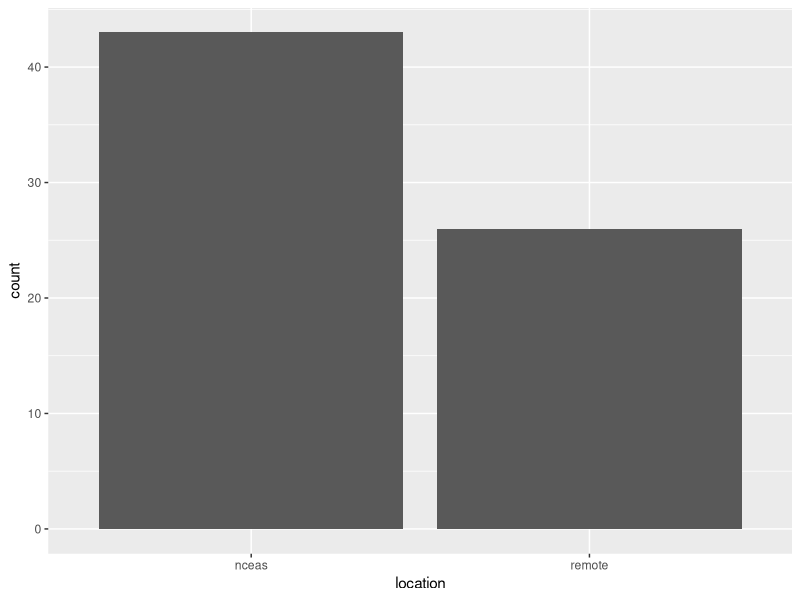
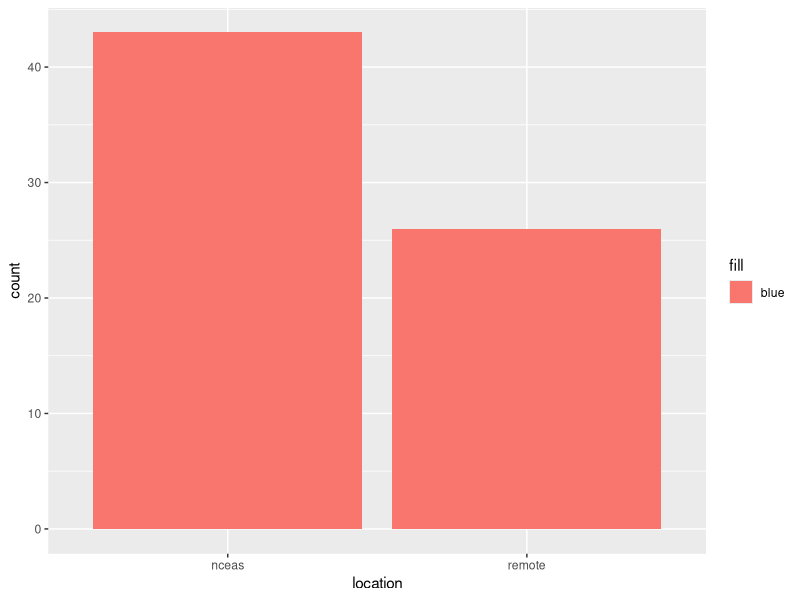
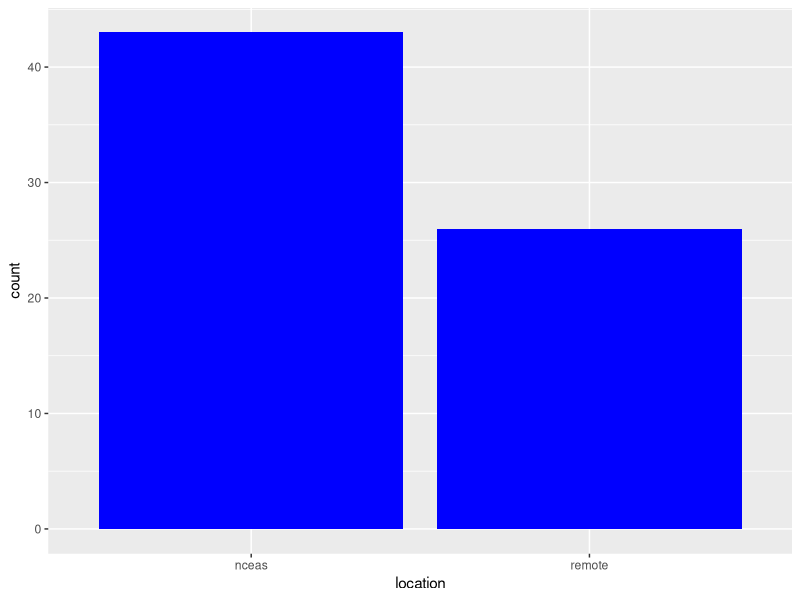
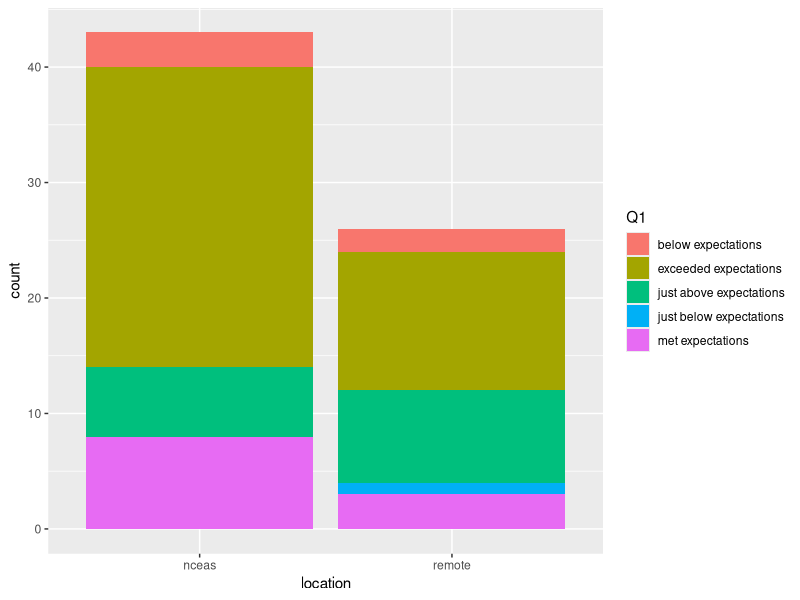
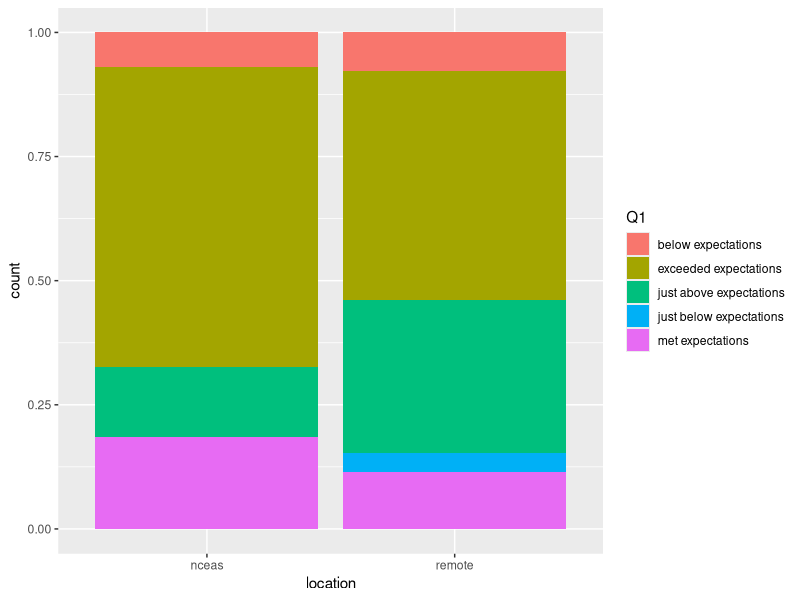
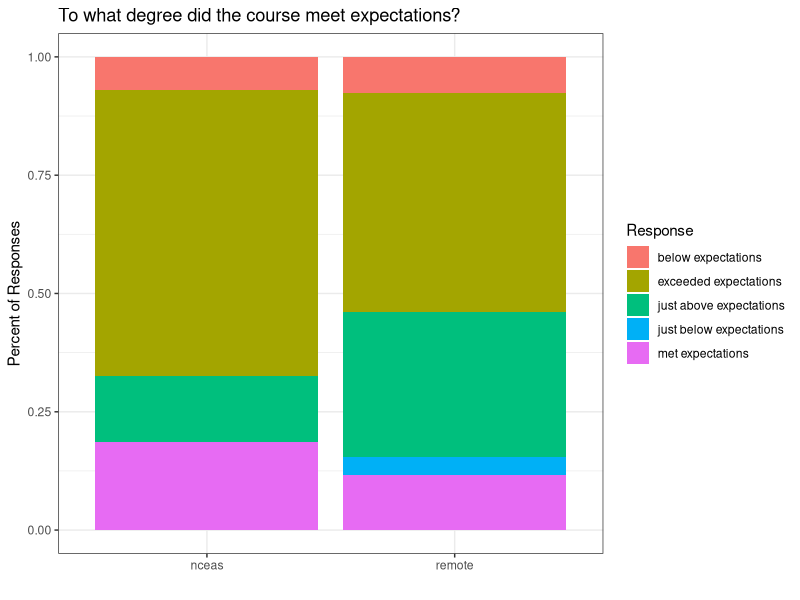
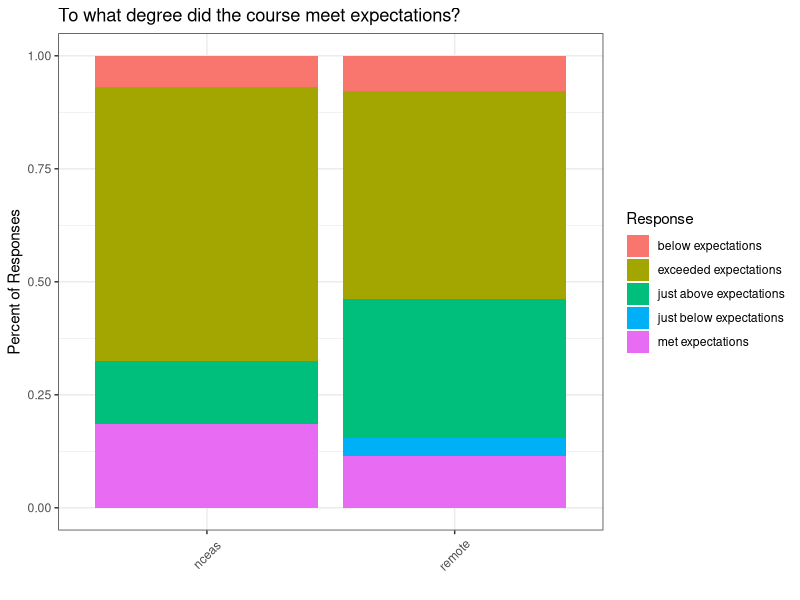
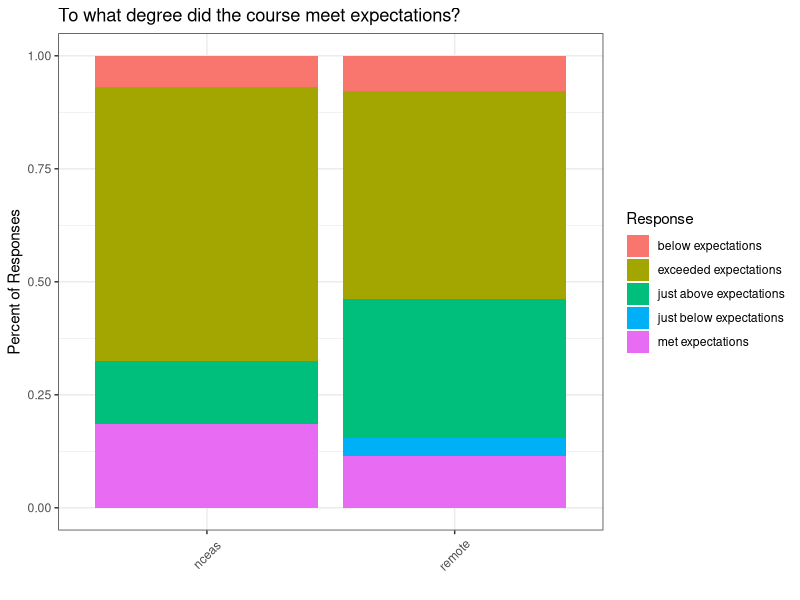

Source code (R) for these figures, in order:
## ---- chunk 1
  library(dplyr)
  library(tidyr)
  library(ggplot2)
  library(viridis)
  library(scales)
  library(readr)
## ---- chunk 2
survey_raw <- read_csv("../data/survey_data.csv", show_col_types = FALSE)

events <- read_csv("../data/events.csv", show_col_types = FALSE)
## ---- chunk 3
survey_clean <- survey_raw %>% 
    select(-notes) %>% 
    mutate(Q1 = if_else(Q1 == "1", "below expectations", Q1)) %>% 
    mutate(Q2 = tolower(Q2))

survey_joined <- left_join(survey_clean, events, by = "StartDate")
## ---- chunk 4
ggplot(survey_joined, aes(x = location)) +
    geom_bar()
## ---- chunk 5
ggplot(survey_joined, aes(x = location, fill = "blue")) +
    geom_bar()
## ---- chunk 6
ggplot(survey_joined, aes(x = location)) +
    geom_bar(fill = "blue")
## ---- chunk 7
ggplot(survey_joined, aes(x = location, fill = Q1)) +
    geom_bar()
## ---- chunk 8
ggplot(survey_joined, aes(x = location, fill = Q1)) +
    geom_bar(position = "fill")
## ---- chunk 9
ggplot(survey_joined, aes(x = location, fill = Q1)) +
    geom_bar(position = "fill") +
    labs(title = "To what degree did the course meet expectations?",
         x = "",
         y = "Percent of Responses",
         fill = "Response") +
    theme_bw()
## ---- chunk 10
ggplot(survey_joined, aes(x = location, fill = Q1)) +
    geom_bar(position = "fill") +
    labs(title = "To what degree did the course meet expectations?",
         x = "",
         y = "Percent of Responses",
         fill = "Response") +
    theme_bw() +
    theme(axis.text.x = element_text(angle = 45, vjust = 0.5))
## ---- chunk 11
my_theme <- theme_bw() +
    theme(axis.text.x = element_text(angle = 45, vjust = 0.5))
## ---- chunk 12
ggplot(survey_joined, aes(x = location, fill = Q1)) +
    geom_bar(position = "fill") +
    labs(title = "To what degree did the course meet expectations?",
         x = "",
         y = "Percent of Responses",
         fill = "Response") +
    my_theme
## ---- chunk 13
survey_joined <- survey_joined %>% 
    mutate(Q1 = factor(Q1, levels = c("exceeded expectations",
                                         "just above expectations",
                                         "met expectations", 
                                         "just below expectations",
                                         "below expectations")))
## ---- chunk 14
ggplot(survey_joined, aes(x = location, fill = Q1)) +
    geom_bar(position = "fill") +
    labs(title = "To what degree did the course meet expectations?",
         x = "",
         y = "Percent of Responses",
         fill = "Response") +
    my_theme
## ---- chunk 15
ggplot(survey_joined, aes(x = location, fill = Q1)) +
    geom_bar(position = "fill") +
    scale_fill_viridis(discrete = TRUE) +
    scale_y_continuous(labels = percent) +
    labs(title = "To what degree did the course meet expectations?",
         x = "",
         y = "Percent of Responses",
         fill = "Response") +
    my_theme
## ---- chunk 16

survey_long <- survey_joined %>% 
    pivot_longer(cols = starts_with("Q"), names_to = "id", values_to = "answer") %>% 
    filter(id %in% c("Q1", "Q2"))
## ---- chunk 17
ggplot(survey_long, aes(x = answer, fill = location)) + 
    geom_bar(position = "dodge") +
    scale_fill_viridis(discrete = TRUE) +
    labs(x = "", y = "Number of Responses", fill = "Location") +
    facet_wrap(~id, scales = "free") +
    my_theme
